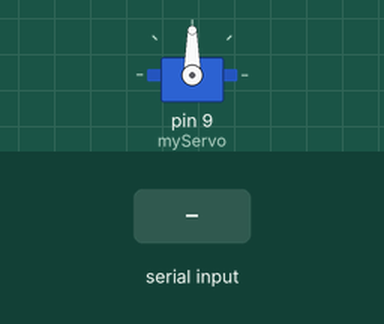
The sketch below on a simulated Arduino Uno, built with avr-gcc and run on an emulated ATmega328P. Shown: servo. Inputs (shaded band) come from the test bench.

Above: at 1.2 s.
1.3 s: "L" received over Serial
Timing chart, 0 to 4.3 s (numbered marks = the images above; inputs shaded):
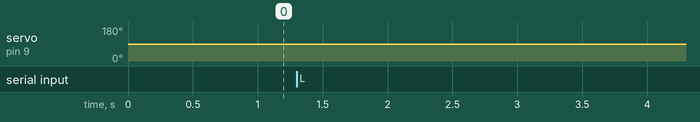

The sketch:

kontrol_servo.ino
```cpp
#include <Servo.h>

Servo myServo;
int pos = 90;

void setup() {
  myServo.attach(9);
  myServo.write(pos);
  Serial.begin(9600);
}

void loop() {
  if (Serial.available()) {
    char cmd = Serial.read();
    if (cmd == 'L') {
      pos = constrain(pos - 2, 0, 180);
    } else if (cmd == 'R') {
      pos = constrain(pos + 2, 0, 180);
    }
    myServo.write(pos);
  }
}
```

Measured:
- after the input at 1.3 s, servo on pin 9 (myServo): 90° → 88° at once
